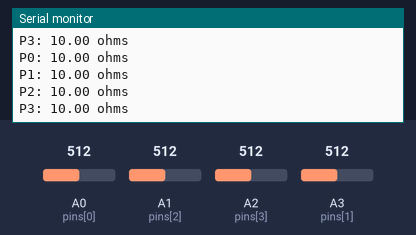
A sketch run on a simulated Arduino Due. Shown: the last lines printed to the serial monitor. Inputs (shaded band) come from the test bench; at power-on: A0 (pins[0]) = 512, A1 (pins[2]) = 512, A2 (pins[3]) = 512, A3 (pins[1]) = 512 (analog values on the 0–1023 scale).

Above: at 1.2 s.
1.3 s: A0 (pins[0]) set to 716
2.8 s: A1 (pins[2]) set to 716
At 3.24 s:
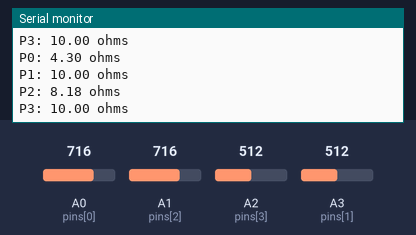
4.3 s: A2 (pins[3]) set to 716
At 4.44 s:
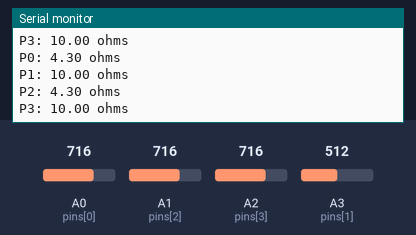
5.8 s: A3 (pins[1]) set to 716
At 5.95 s:
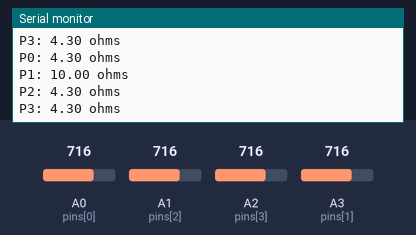
7.3 s: A0 (pins[0]) set to 992
At 7.45 s:
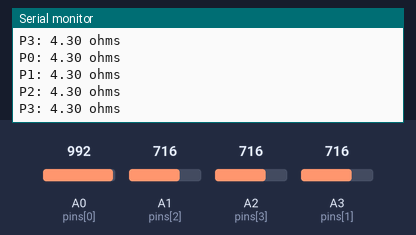
8.8 s: A1 (pins[2]) set to 992
At 9.26 s:
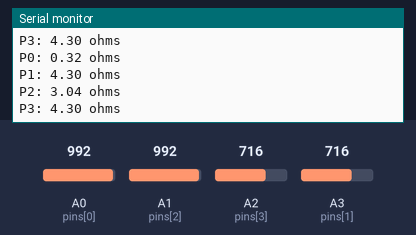
Timing chart, 0 to 11.3 s (numbered marks = the images above; inputs shaded):
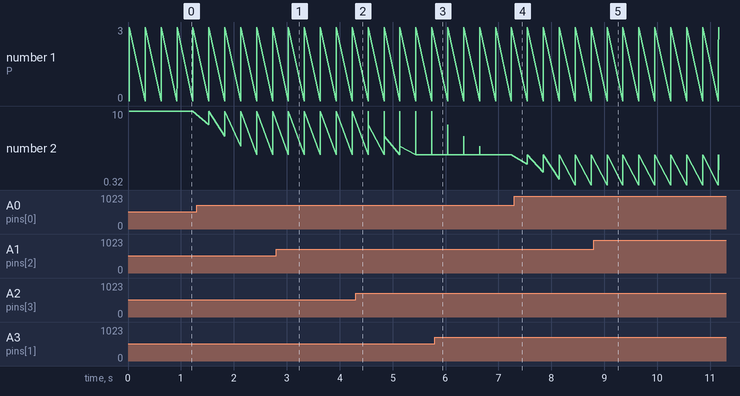

Measured:
- after the input at 2.8 s, the serial monitor: prints a new line after 0.23 s (image 1)
- after the input at 8.8 s, the serial monitor: prints a new line after 0.25 s (image 5)

The sketch:

test_sensor_wiring.ino
```cpp
//TEST CODE
#include <Arduino.h>
#include "sensors.h"
//looking at it from front
//pin 0 is top right, pin2 is bottom right
//pin 1 is top left, pin 3 is bottom left

//top left can have connection issue due to wire placement

int pins[NUM_PSENSORS] = {A0, A3, A1, A2};
//                        LT  RT  LB  RB

void setup() {
  Serial.begin(115200);
  while (!Serial) delay(10);
  PressureSensorSetup(pins);
}

void loop() {
  float readings[NUM_PSENSORS];
  if (ReadPressureSensors(readings)) {
    for (int i = 0; i < 4; i++) {
      Serial.print("P"); Serial.print(i); Serial.print(": ");
      Serial.print(readings[i]); Serial.println(" ohms");
    }
  } else {
    Serial.println("One or more pressure sensors invalid.");
  }
  delay(300);
}
```

sensors.cpp
```cpp
#include <Arduino.h>
#include <math.h>
#include "sensors.h"

static const float VCC=3.3f;
static const float R_FIXED=10000.0f;

static uint16_t flexBuf[FILTER_N];

PressureSensor pressureSensors[NUM_PSENSORS];

//PRESSURE SENSOR FUNCTIONS

void PressureSensorSetup(int pins[NUM_PSENSORS])
{
    // Use the Arduino-provided analogReadResolution if supported (e.g., on nRF52/SAMD)
    analogReadResolution(12);

    for (int s = 0; s < NUM_PSENSORS; s++) {
        pressureSensors[s].pin = pins[s];
        pressureSensors[s].sum = 0;
        pressureSensors[s].idx = 0;

        // Initial fill of the buffer to avoid starting at zero
        for (int i = 0; i < FILTER_N; i++) {
            uint16_t x = analogRead(pins[s]);
            pressureSensors[s].buf[i] = x;
            pressureSensors[s].sum += x;
            delay(1); // Small delay for ADC stability during init
        }
    }
    Serial.println("Sensors Initialized.");
}

static float estimateRsensorOhm(float adcAvg)
{
    // 4095.0f for 12-bit resolution
    float vNode = VCC * adcAvg / 4095.0f;
    if (vNode < 0.001f) return INFINITY;
    return R_FIXED * (VCC - vNode) / vNode;
}

bool ReadPressureSensors(float out[NUM_PSENSORS])
{
    bool valid = true;
    for (int i = 0; i < NUM_PSENSORS; i++) {
        uint16_t x = analogRead(pressureSensors[i].pin);

        // Rolling average logic
        pressureSensors[i].sum -= pressureSensors[i].buf[pressureSensors[i].idx];
        pressureSensors[i].buf[pressureSensors[i].idx] = x;
        pressureSensors[i].sum += x;
        pressureSensors[i].idx = (pressureSensors[i].idx + 1) % FILTER_N;

        float avg = (float)pressureSensors[i].sum / (float)FILTER_N;
        out[i] = estimateRsensorOhm(avg) / 1000;

        if (out[i] < 0) valid = false;
    }
    return valid;
}
```

sensors.h
```cpp
#ifndef SENSORS_H
#define SENSORS_H

#include <Arduino.h>
#include <math.h>

#define FILTER_N 4
#define NUM_PSENSORS 5
typedef struct{
    int      pin;
    uint16_t buf[FILTER_N];
    uint32_t sum;
    int      idx;
}PressureSensor;

extern PressureSensor pressureSensors[NUM_PSENSORS];

void  PressureSensorSetup(int pins[NUM_PSENSORS]);
bool  ReadPressureSensors(float out[NUM_PSENSORS]);

#endif
```
